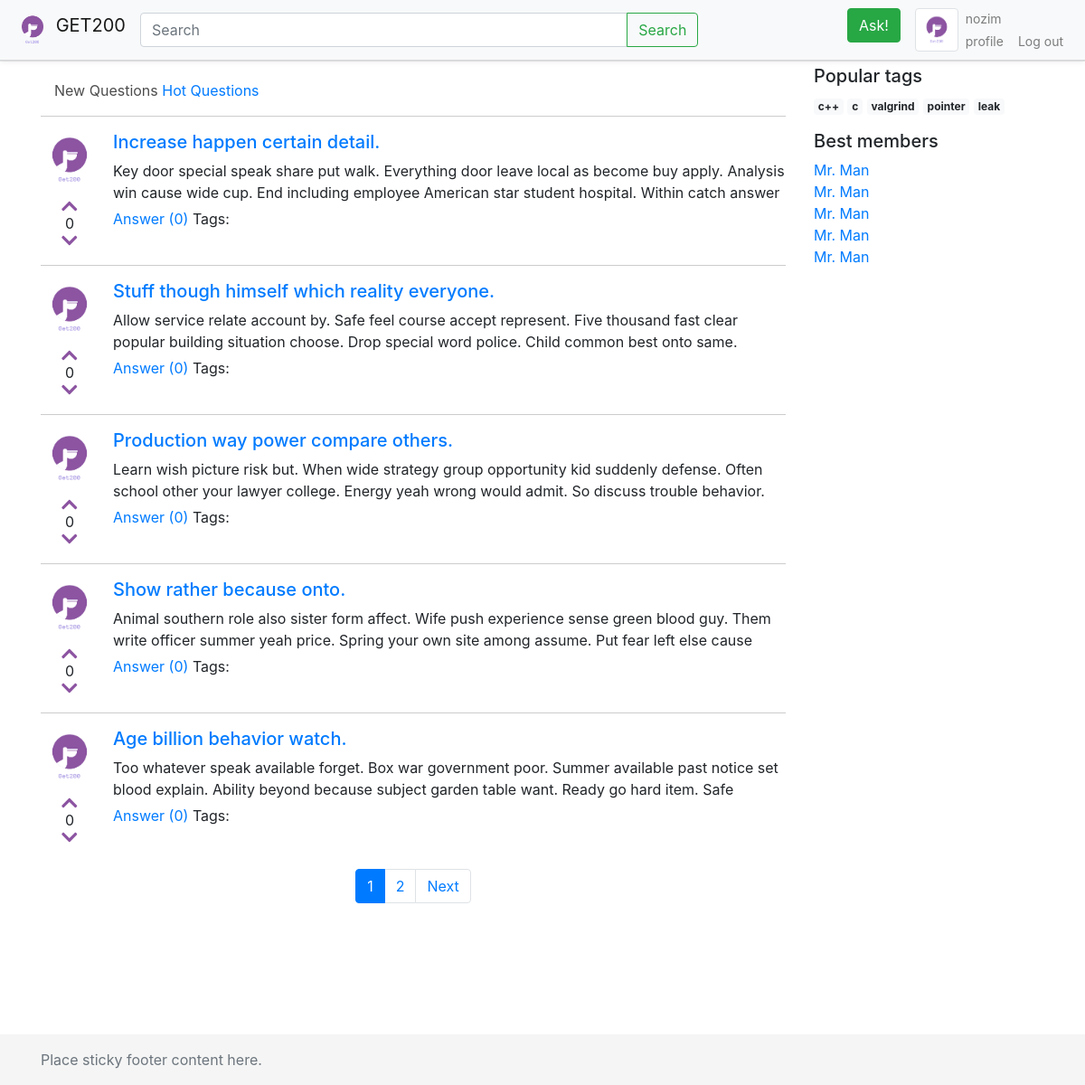
The app's page / (signed in) with its own data.
### asker/models.py (models this page shows, shortened)
class Profile(models.Model):
    user = models.OneToOneField(
        User,
        on_delete=models.CASCADE
    )
    nickname = models.CharField(max_length=20, null=True)
    avatar = models.ImageField(upload_to='avatars/%Y/%m/%d/', default='avatars/default-avatar.png')

class Question(models.Model):
    author = models.ForeignKey(
        to=Profile, on_delete=models.CASCADE
    )
    title = models.CharField(max_length=128)
    text = models.TextField()
    created_on = models.DateTimeField(auto_now_add=True)
    rating = models.IntegerField(default=0)
    tags = models.ManyToManyField(to='Tag', related_name='questions')
    votes = GenericRelation(Vote, related_query_name='questions')
    answer_count = models.DecimalField(default=0, max_digits=3, decimal_places=0)
    objects = QuestionManager()

### asker/views.py (the view)
# urls.py: path('',            views.index, name='index'),
def index(request, tag=None):
    tab = request.GET.get('tab') # TODO: study .get() and eliminate 1 level if if else
    if tag is not None:
        qs = Question.objects.by_tag(tag, tab)
    else:
        if tab is not None:
            if tab == 'new':
                qs = Question.objects.new()
            elif tab == 'hot':
                qs = Question.objects.hot()
            else:
                qs = Question.objects.new()
        else:
            qs = Question.objects.new()
    qs = qs.annotate(answer_count1=Count('answer'))
    page = paginate(qs, request)
    return render(request, 'question_list.html', {'questions': qs, 'page': page })

### asker/managers.py (called while the page is built)
    def new(self):
        return self.all().order_by('-created_on')

### asker/views.py (called while the page is built)
def paginate(objects_list, request):
    paginator = Paginator(objects_list, 5)
    page = request.GET.get('page')
    try:
        objects_page = paginator.page(page)
    except PageNotAnInteger:
        objects_page = paginator.page(1)
    except EmptyPage:
        objects_page = paginator.page(paginator.num_pages)
    return objects_page

### templates/question_list.html (shortened to what this page needs)
{%  extends "base.html" %}
{% load static %}
{%  block content %}
        <div class="col-sm-12 col-md-12 mb-3">
          <a href="?tab=new" class="tp-nav-item {%  if not request.GET.tab or request.GET.tab == "new" %} active {% endif %}">New Questions</a>
          <a href="?tab=hot" class="tp-nav-item {%  if request.GET.tab == "hot" %} active {% endif %}">Hot Questions</a>
        </div>
{% for question in page %}
    {% include 'inc/question.html' %}
{% endfor %}
{% include 'inc/pagination.html' %}
{%  endblock %}

### templates/inc/navbar.html (shortened to what this page needs)
{%  load static %}
<nav class="tp-top-bar navbar navbar-expand-md navbar-light bg-light fixed-top">
            <a class="navbar-brand" href="{%  url 'index' %}">
                <img src="{% static './img/logo_transparent.png' %}" width="40" height="40" class="d-inline-block align-top" alt="">
                GET200</a>
            <div class="collapse navbar-collapse" id="navbarCollapse">
                <form class="form-inline mr-auto input-group search-input-group">
                    <input type="text" class="form-control" placeholder="Search" aria-label="Search" aria-describedby="basic-addon2">
                    <div class="input-group-append">
                        <button class="btn btn-outline-success" type="submit">Search</button>
                      </div>
                </form>
                <ul class="navbar-nav  mt-2 mt-md-0">
                    <li class="nav-item">
                        <a class="btn btn-success mr-md-3" href="{%  url 'ask' %}">Ask!</a>
                    </li>
                    {%  if  user.is_authenticated %}
                        <li class="nav-item">
                            <img src={% include 'inc/avatar_img.html' with avatar=user.profile.avatar %}" width="48" height="48" alt="avatar" class="img-thumbnail float-left mx-auto d-block">
                        </li>
                        <div class="user-block">
                            <div class="nav-link">{{ user.username }}</div>
                            <div>
                                <ul class="navbar-nav  mt-2 mt-md-0">
                                    <li class="nav-item">
                                        <a class="nav-link" href="{% url 'profile' %}">profile</a>
                                    </li>
                                    <li class="nav-item">
                                        <a class="nav-link" href="{% url 'logout' %}">Log out</a>
                                    </li>
                                </ul>
                            </div>
                        </div>
                    {% endif %}
                </ul>
            </div>
        </nav>

### templates/inc/question.html (shortened to what this page needs)
{%  load static %}
<div class="media tp-question-block">
      <div>
          <img src="{% include 'inc/avatar_img.html' with avatar=question.author.avatar %}" width="64" height="64" class="mr-3 mb-2" alt="...">
      <div class="tp-voting d-flex flex-column justify-content-center">
        <button><i class="fas fa-chevron-up"></i></button>
          <div>{{ question.rating }}</div>
        <button><i class="fas fa-chevron-down"></i></button>
      </div>
      </div>
      <div class="media-body">
        <h5 class="mt-0"><a href="{% url 'question' qid=question.id %}">{{ question.title }}</a></h5>
          <div class="q-description short">
        {{ question.text }}
          </div>
          <div>
            <a href="{% url 'question' qid=question.id %}#answer" >Answer ({{ question.answer_count1 }})</a>
              <span>Tags:
              </span>
          </div>
      </div>
    </div>

### static/css/base.css (style rules this page uses)
@media (min-width: 768px) { .search-input-group { width: 60%!important; } }
body { min-height: 75rem; padding-top: 4.5rem; }
.user-block { font-size: 14px; }
.user-block .nav-link { padding: .1rem 10px; }
.tp-nav-item.active { color: rgba(0,0,0,.7); }
.tp-voting { text-align: center; margin-right: 1rem; }
.tp-voting button { background: transparent; border: transparent; font-weight: 900; font-size: 20px; color: #8c54a1; line-height: .5; }
.tp-voting div { line-height: 1; }
.tp-question-block { padding-top: 1rem; margin-bottom: 1rem; border-top: 1px solid #ccc; }
.tp-question-block .q-description { margin-bottom: .3rem; }
.tp-question-block .q-description.short { line-height: 1.5em; height: 3em; overflow: hidden; text-overflow: ellipsis; }
.tp-top-bar { box-shadow: 0 1px 0 rgba(12,13,14,0.1), 0 1px 6px rgba(59,64,69,0.1); border-bottom: 0.01px solid #d6d9dc; }

### records on screen
Question: author.avatar (placeholder picture), rating "0", title "Increase happen certain detail.", text "Key door special speak share put walk. Everything door leave local as become buy apply. Analysis win cause wide cup. End including employee American star student hospital. Within catch answer…", answer_count1 "0"
Question: author.avatar (placeholder picture), rating "0", title "Stuff though himself which reality everyone.", text "Allow service relate account by. Safe feel course accept represent. Five thousand fast clear popular building situation choose. Drop special word police. Child common best onto same.…", answer_count1 "0"
Question: author.avatar (placeholder picture), rating "0", title "Production way power compare others.", text "Learn wish picture risk but. When wide strategy group opportunity kid suddenly defense. Often school other your lawyer college. Energy yeah wrong would admit. So discuss trouble behavior.…", answer_count1 "0"
Question: author.avatar (placeholder picture), rating "0", title "Show rather because onto.", text "Animal southern role also sister form affect. Wife push experience sense green blood guy. Them write officer summer yeah price. Spring your own site among assume. Put fear left else cause…", answer_count1 "0"
Question: author.avatar (placeholder picture), rating "0", title "Age billion behavior watch.", text "Too whatever speak available forget. Box war government poor. Summer available past notice set blood explain. Ability beyond because subject garden table want. Ready go hard item. Safe…", answer_count1 "0"

### other values on screen
{{ user.username }} "nozim"
